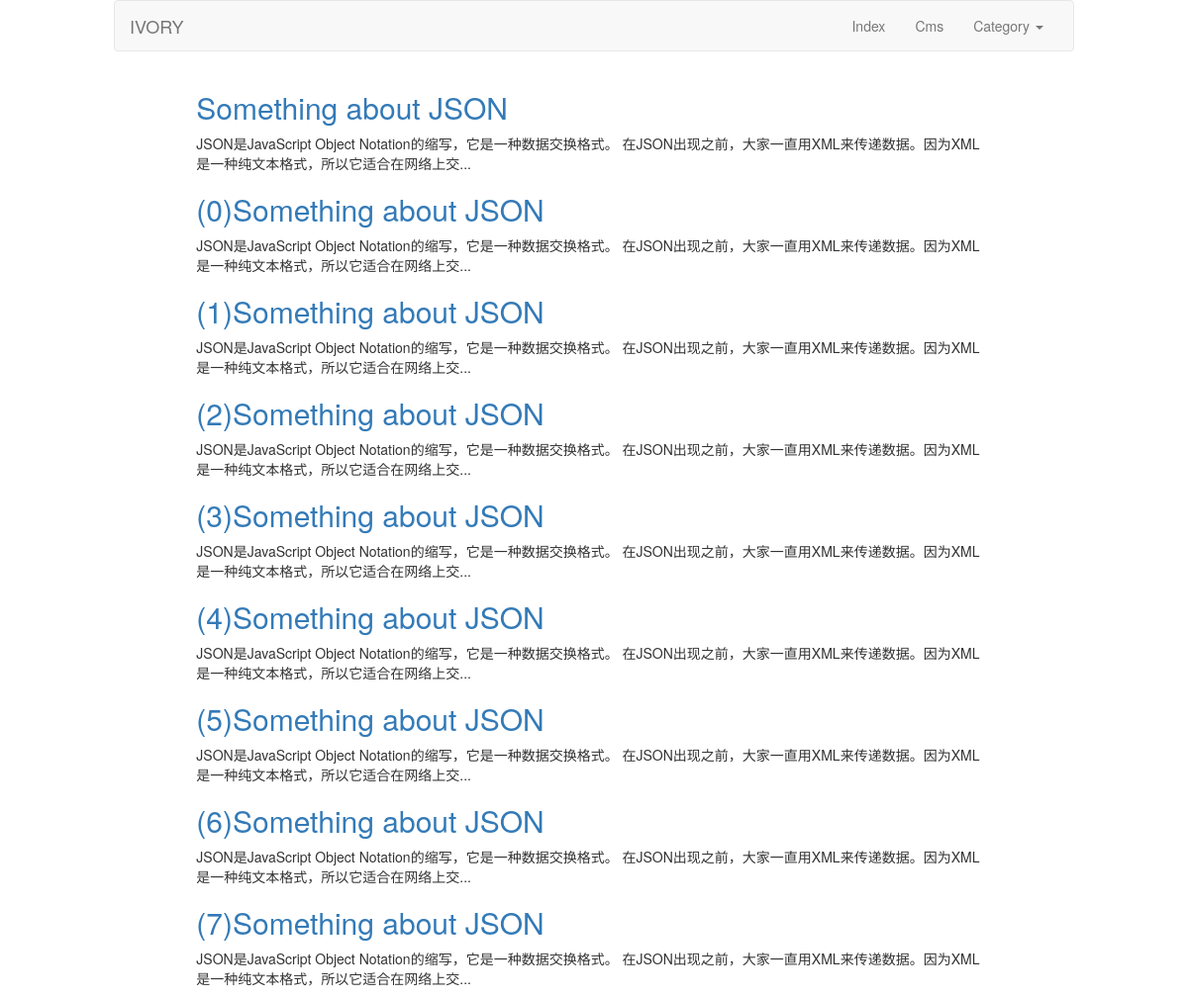
The page /index on the database as committed earlier.
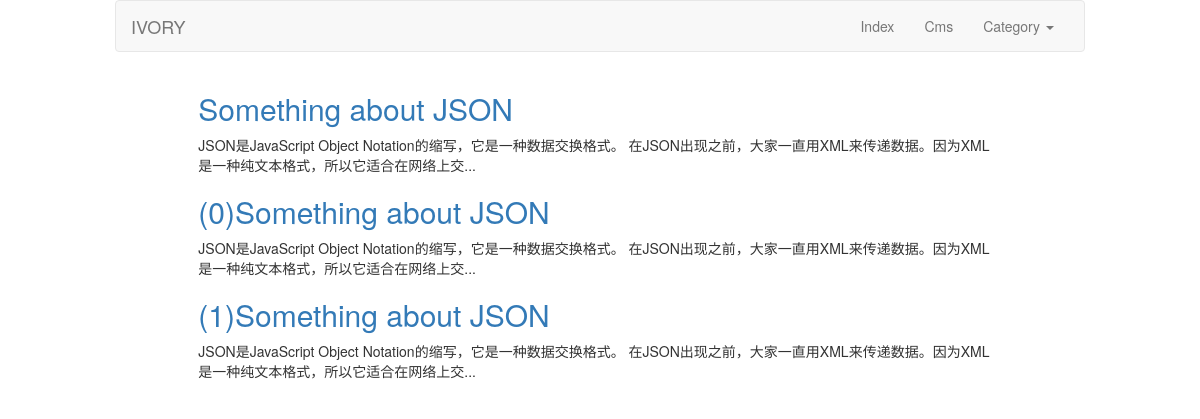
The same page on the database as committed later.
### blog/models.py (models this page shows, shortened)
class Article(db.Model):
    __tablename__ = 'Article'
    id = db.Column(db.Integer, primary_key=True)
    title = db.Column(db.String(100))
    text = db.Column(db.Text)
    pub_date = db.Column(db.DateTime, default=datetime.utcnow())
    author_id = db.Column(db.Integer, db.ForeignKey('User.id'))
    category_id = db.Column(db.Integer, db.ForeignKey('Category.id'))

### blog/main/views.py (the view)
@main.route('/index', methods=['GET'])
def index():
    blogs = Article.query.all()
    return render_template('main/index.html', blogs=blogs)

### blog/templates/main/index.html
{% extends 'base.html' %}
{% block head %}
{{ super() }}
{% endblock %}
{% block content %}
    <div class="row">
        <div class="col-md-12">
        {% if blogs %}
            {% for blog in blogs %}
                <h2><a href="{{ url_for('main.single_blog', id=blog.id) }}">{{ blog.title }}</a></h2>
                <p>{{ blog.text | truncate(100, True)}}</p>
            {% endfor %}
        {% endif %}
        </div>
    </div>
{% endblock %}

### blog/templates/base.html (shortened to what this page needs)
<!DOCTYPE html>
<html lang="en">
<head>
    {% block head %}
        <link rel="stylesheet" href="{{ url_for('static', filename='css/bootstrap.min.css') }}"/>
    {% endblock %}
</head>
<body>
<div class="container-fluid">
    <div class="row">
        <div class="col-md-10 col-md-offset-1">
            {% block nav %}
                <nav class="navbar navbar-default" role="navigation">
                    <div class="container-fluid">
                        <div class="navbar-header">
                            <a class="navbar-brand" href="{{ url_for('main.index') }}">IVORY</a>
                        </div>
                        <div class="collapse navbar-collapse" id="example-navbar-collapse">
                            <ul class="nav navbar-nav navbar-right">
                                <li><a href="{{ url_for('main.index') }}">Index</a></li>
                                <li><a href="{{ url_for('main.cms') }}">Cms</a></li>
                                <li class="dropdown">
                                    <a href="#" class="dropdown-toggle" data-toggle="dropdown">
                                        Category <b class="caret"></b>
                                    </a>
                                </li>
                            </ul>
                        </div>
                    </div>
                </nav>
            {% endblock %}
            <div class="row">
                <div class="col-md-10 col-md-offset-1">
                    {% block content %}
                    {% endblock %}
                </div>
            </div>
        </div>
    </div>
</div>
</body>
</html>

Rows that differ between the two databases and show on the page:
removed Article: title "(2)Something about JSON", text "JSON是JavaScript Object Notation的缩写，它是一种数据交换格式。 在JSON出现之前，大家一直用XML来传递数据。因为XML是一种纯文本格式，所以它适合在网络上交..."
removed Article: title "(3)Something about JSON", text "JSON是JavaScript Object Notation的缩写，它是一种数据交换格式。 在JSON出现之前，大家一直用XML来传递数据。因为XML是一种纯文本格式，所以它适合在网络上交..."
removed Article: title "(4)Something about JSON", text "JSON是JavaScript Object Notation的缩写，它是一种数据交换格式。 在JSON出现之前，大家一直用XML来传递数据。因为XML是一种纯文本格式，所以它适合在网络上交..."
removed Article: title "(5)Something about JSON", text "JSON是JavaScript Object Notation的缩写，它是一种数据交换格式。 在JSON出现之前，大家一直用XML来传递数据。因为XML是一种纯文本格式，所以它适合在网络上交..."
removed Article: title "(6)Something about JSON", text "JSON是JavaScript Object Notation的缩写，它是一种数据交换格式。 在JSON出现之前，大家一直用XML来传递数据。因为XML是一种纯文本格式，所以它适合在网络上交..."
removed Article: title "(7)Something about JSON", text "JSON是JavaScript Object Notation的缩写，它是一种数据交换格式。 在JSON出现之前，大家一直用XML来传递数据。因为XML是一种纯文本格式，所以它适合在网络上交..."
